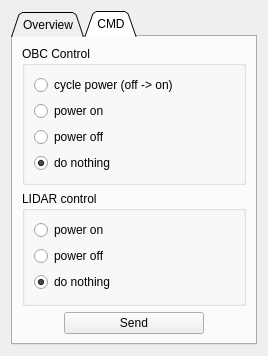
<?xml version="1.0" encoding="UTF-8"?>
<ui version="4.0">
 <class>SensorpodStatus</class>
 <widget class="QWidget" name="SensorpodStatus">
  <property name="geometry">
   <rect>
    <x>0</x>
    <y>0</y>
    <width>268</width>
    <height>340</height>
   </rect>
  </property>
  <property name="windowTitle">
   <string>Form</string>
  </property>
  <layout class="QVBoxLayout" name="verticalLayout_2">
   <item>
    <widget class="QTabWidget" name="tabWidget">
     <property name="tabShape">
      <enum>QTabWidget::Triangular</enum>
     </property>
     <property name="currentIndex">
      <number>1</number>
     </property>
     <widget class="QWidget" name="overviewTab">
      <attribute name="title">
       <string>Overview</string>
      </attribute>
      <layout class="QVBoxLayout" name="verticalLayout">
       <item>
        <widget class="QGroupBox" name="TopicRatesGroupBox">
         <property name="title">
          <string>ROS Topic Rates</string>
         </property>
         <layout class="QGridLayout" name="gridLayout_3">
          <item row="0" column="0">
           <widget class="QLabel" name="topic1Label">
            <property name="text">
             <string>Topic 1</string>
            </property>
           </widget>
          </item>
          <item row="0" column="1">
           <widget class="QLabel" name="topic1rate">
            <property name="text">
             <string>???</string>
            </property>
           </widget>
          </item>
          <item row="1" column="0">
           <widget class="QLabel" name="topic2Label">
            <property name="text">
             <string>Topic 2</string>
            </property>
            <property name="alignment">
             <set>Qt::AlignLeading|Qt::AlignLeft|Qt::AlignVCenter</set>
            </property>
           </widget>
          </item>
          <item row="1" column="1">
           <widget class="QLabel" name="topic2rate">
            <property name="text">
             <string>???</string>
            </property>
            <property name="alignment">
             <set>Qt::AlignLeading|Qt::AlignLeft|Qt::AlignVCenter</set>
            </property>
           </widget>
          </item>
          <item row="2" column="0">
           <widget class="QLabel" name="topic3Label">
            <property name="text">
             <string>Topic 3</string>
            </property>
            <property name="alignment">
             <set>Qt::AlignLeading|Qt::AlignLeft|Qt::AlignVCenter</set>
            </property>
           </widget>
          </item>
          <item row="2" column="1">
           <widget class="QLabel" name="topic3rate">
            <property name="text">
             <string>???</string>
            </property>
            <property name="alignment">
             <set>Qt::AlignLeading|Qt::AlignLeft|Qt::AlignVCenter</set>
            </property>
           </widget>
          </item>
          <item row="3" column="0">
           <widget class="QLabel" name="topic4Label">
            <property name="text">
             <string>Topic 4</string>
            </property>
            <property name="alignment">
             <set>Qt::AlignLeading|Qt::AlignLeft|Qt::AlignVCenter</set>
            </property>
           </widget>
          </item>
          <item row="3" column="1">
           <widget class="QLabel" name="topic4rate">
            <property name="text">
             <string>???</string>
            </property>
            <property name="alignment">
             <set>Qt::AlignLeading|Qt::AlignLeft|Qt::AlignVCenter</set>
            </property>
           </widget>
          </item>
         </layout>
        </widget>
       </item>
       <item>
        <widget class="QGroupBox" name="GenericInfoGroupBox">
         <property name="title">
          <string>General Information</string>
         </property>
         <layout class="QGridLayout" name="gridLayout_4">
          <item row="0" column="0">
           <widget class="QLabel" name="numRecNodesLabel">
            <property name="text">
             <string>Number of recording nodes</string>
            </property>
           </widget>
          </item>
          <item row="0" column="1">
           <widget class="QLabel" name="numRecNodes">
            <property name="text">
             <string>???</string>
            </property>
            <property name="alignment">
             <set>Qt::AlignLeading|Qt::AlignLeft|Qt::AlignVCenter</set>
            </property>
           </widget>
          </item>
          <item row="1" column="0">
           <widget class="QLabel" name="cpuTempLabel">
            <property name="text">
             <string>CPU Temperature</string>
            </property>
           </widget>
          </item>
          <item row="1" column="1">
           <widget class="QLabel" name="cpuTemp">
            <property name="text">
             <string>???</string>
            </property>
            <property name="alignment">
             <set>Qt::AlignLeading|Qt::AlignLeft|Qt::AlignVCenter</set>
            </property>
           </widget>
          </item>
          <item row="2" column="0">
           <widget class="QLabel" name="freeDiskSpaceLabel">
            <property name="text">
             <string>Free disk space</string>
            </property>
           </widget>
          </item>
          <item row="2" column="1">
           <widget class="QLabel" name="freeDiskSpace">
            <property name="text">
             <string>???</string>
            </property>
            <property name="alignment">
             <set>Qt::AlignLeading|Qt::AlignLeft|Qt::AlignVCenter</set>
            </property>
           </widget>
          </item>
         </layout>
        </widget>
       </item>
       <item>
        <spacer name="verticalSpacer_3">
         <property name="orientation">
          <enum>Qt::Vertical</enum>
         </property>
         <property name="sizeHint" stdset="0">
          <size>
           <width>20</width>
           <height>40</height>
          </size>
         </property>
        </spacer>
       </item>
      </layout>
     </widget>
     <widget class="QWidget" name="CMDTab">
      <attribute name="title">
       <string>CMD</string>
      </attribute>
      <layout class="QVBoxLayout" name="verticalLayout_3">
       <item>
        <widget class="QGroupBox" name="ObcControlGroup">
         <property name="title">
          <string>OBC Control</string>
         </property>
         <layout class="QVBoxLayout" name="verticalLayout_4">
          <item>
           <widget class="QRadioButton" name="powerCycle1">
            <property name="text">
             <string>cycle power (off -&gt; on)</string>
            </property>
            <property name="checked">
             <bool>false</bool>
            </property>
           </widget>
          </item>
          <item>
           <widget class="QRadioButton" name="powerOn1">
            <property name="text">
             <string>power on</string>
            </property>
           </widget>
          </item>
          <item>
           <widget class="QRadioButton" name="powerOff1">
            <property name="text">
             <string>power off</string>
            </property>
           </widget>
          </item>
          <item>
           <widget class="QRadioButton" name="noCommand1">
            <property name="text">
             <string>do nothing</string>
            </property>
            <property name="checked">
             <bool>true</bool>
            </property>
           </widget>
          </item>
         </layout>
        </widget>
       </item>
       <item>
        <widget class="QGroupBox" name="LidarControlGroup">
         <property name="title">
          <string>LIDAR control</string>
         </property>
         <layout class="QVBoxLayout" name="verticalLayout_5">
          <item>
           <widget class="QRadioButton" name="powerOn2">
            <property name="text">
             <string>power on</string>
            </property>
           </widget>
          </item>
          <item>
           <widget class="QRadioButton" name="powerOff2">
            <property name="text">
             <string>power off</string>
            </property>
           </widget>
          </item>
          <item>
           <widget class="QRadioButton" name="noCommand2">
            <property name="text">
             <string>do nothing</string>
            </property>
            <property name="checked">
             <bool>true</bool>
            </property>
           </widget>
          </item>
         </layout>
        </widget>
       </item>
       <item alignment="Qt::AlignHCenter">
        <widget class="QPushButton" name="PowerCycleButton">
         <property name="minimumSize">
          <size>
           <width>140</width>
           <height>0</height>
          </size>
         </property>
         <property name="maximumSize">
          <size>
           <width>180</width>
           <height>16777215</height>
          </size>
         </property>
         <property name="toolTip">
          <string>Perform a power cycle of the whole pod</string>
         </property>
         <property name="text">
          <string>Send</string>
         </property>
        </widget>
       </item>
      </layout>
     </widget>
    </widget>
   </item>
  </layout>
 </widget>
 <resources/>
 <connections/>
</ui>
